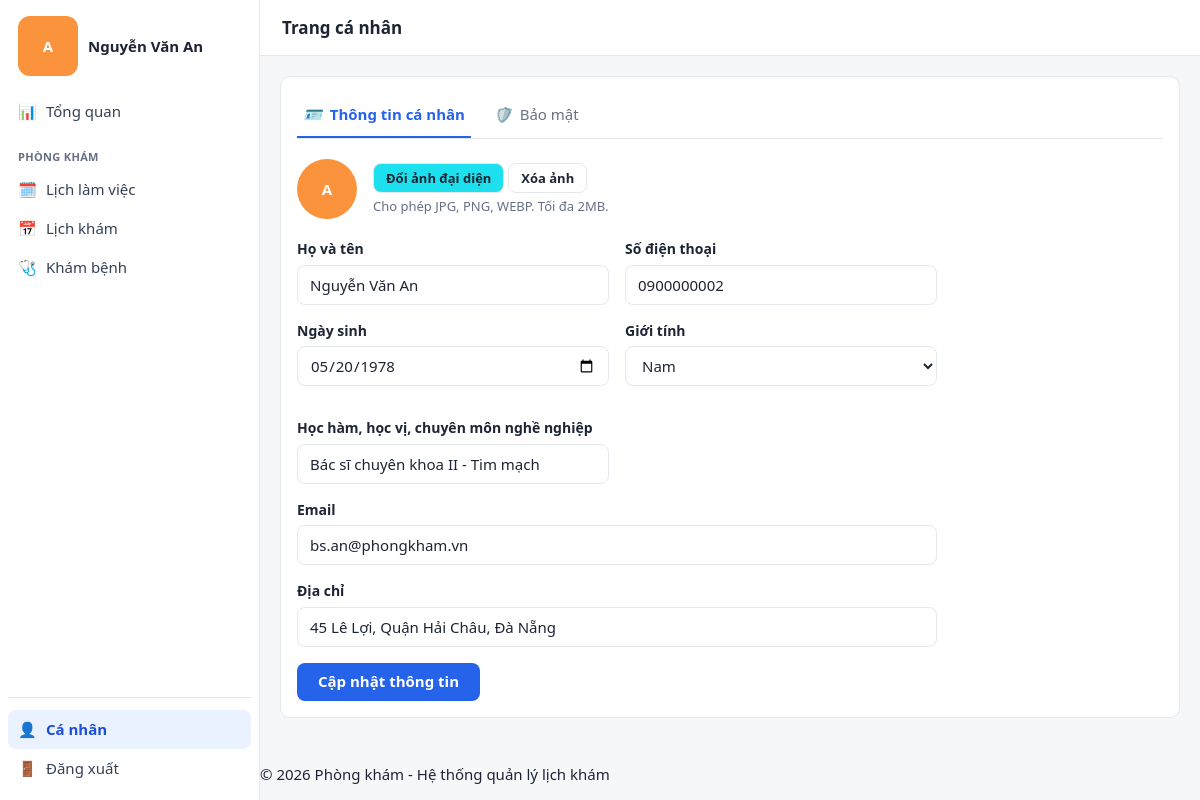
The page /index.php?page=bac-si/ca-nhan (signed in) on the database its author committed.
### tables this page shows
CREATE TABLE BAC_SI (
    manguoidung INT UNSIGNED PRIMARY KEY,
    trinhdo VARCHAR(100) NULL,
    gioithieu TEXT NULL,
    CONSTRAINT fk_bac_si_nguoi_dung
        FOREIGN KEY (manguoidung) REFERENCES NGUOI_DUNG (manguoidung)
        ON UPDATE CASCADE ON DELETE RESTRICT
);

CREATE TABLE NGUOI_DUNG (
    manguoidung INT UNSIGNED AUTO_INCREMENT PRIMARY KEY,
    mavaitro TINYINT UNSIGNED NOT NULL,
    hoten VARCHAR(100) NOT NULL,
    sdt VARCHAR(15) NOT NULL UNIQUE,
    email VARCHAR(100) NULL UNIQUE,
    matkhau VARCHAR(255) NOT NULL,
    ngaysinh DATE NULL,
    gioitinh ENUM('nam', 'nu') NULL DEFAULT NULL,
    diachi VARCHAR(255) NULL,
    ngaytao DATETIME NOT NULL DEFAULT CURRENT_TIMESTAMP,
    trangthai ENUM('hoat_dong', 'bi_khoa') NOT NULL DEFAULT 'hoat_dong',
    cccd VARCHAR(20) NULL UNIQUE,
    dantoc VARCHAR(15) NULL,
    bhyt VARCHAR(20) NULL UNIQUE,
    anhdaidien VARCHAR(255) NULL,
    CONSTRAINT fk_nguoi_dung_vai_tro
        FOREIGN KEY (mavaitro) REFERENCES VAI_TRO (mavaitro)
        ON UPDATE CASCADE ON DELETE RESTRICT
);

### app/Helpers/session.php (called while the page is built, shortened)
<?php
if (!function_exists('ma_nguoi_dung_hien_tai')) {
    function ma_nguoi_dung_hien_tai(): int
    {
        return (int) ($_SESSION[SS_MA_NGUOI_DUNG] ?? 0);
    }
}
if (!function_exists('ho_ten_hien_tai')) {
    function ho_ten_hien_tai(): string
    {
        return (string) ($_SESSION[SS_HO_TEN] ?? '');
    }
}

### app/Helpers/db.php (called while the page is built, shortened)
<?php
if (!function_exists('truy_van')) {
    function truy_van(mysqli $conn, string $sql, string $kieu = '', array $thamSo = []): array
    {
        $stmt = $conn->prepare($sql);
        if ($thamSo !== []) {
            $stmt->bind_param($kieu, ...$thamSo);
        }
        $stmt->execute();
        $ketQua = $stmt->get_result()->fetch_all(MYSQLI_ASSOC);
        return $ketQua;
    }
}
if (!function_exists('truy_van_mot')) {
    function truy_van_mot(mysqli $conn, string $sql, string $kieu = '', array $thamSo = []): ?array
    {
        $rows = truy_van($conn, $sql, $kieu, $thamSo);
        return $rows[0] ?? null;
    }
}

### app/Models/nguoi_dung.php (called while the page is built, shortened)
<?php
function nguoi_dung_lay_anh($conn, $manguoidung)
{
    $r = truy_van_mot($conn, "SELECT anhdaidien FROM NGUOI_DUNG WHERE manguoidung = ?", 'i', [$manguoidung]);
    return $r['anhdaidien'] ?? null;
}

### app/Helpers/utils.php (called while the page is built, shortened)
<?php
if (!function_exists('h')) {
    function h($s): string
    {
        return htmlspecialchars((string) $s, ENT_QUOTES, 'UTF-8');
    }
}

### app/Controllers/BacSi/ca_nhan.php (called while the page is built, shortened)
<?php
require_once __DIR__ . '/../../Helpers/utils.php';
require_once __DIR__ . '/../../Helpers/avatar.php';
require_once __DIR__ . '/../../Models/ca_nhan.php';
function bac_si_ca_nhan($conn): array
{
    $maNd = ma_nguoi_dung_hien_tai();
    return [
        'thong_tin' => ca_nhan_lay_thong_tin($conn, $maNd) ?? [],
        'ma' => $maNd,
    ];
}

### app/Models/ca_nhan.php (called while the page is built, shortened)
<?php
function ca_nhan_lay_thong_tin($conn, int $maNguoiDung): ?array
{
    return truy_van_mot(
        $conn,
        "SELECT nd.hoten, nd.ngaysinh, nd.gioitinh, bs.trinhdo, bs.gioithieu,
                nd.sdt, nd.email, nd.diachi, nd.anhdaidien
         FROM NGUOI_DUNG nd
         JOIN BAC_SI bs ON nd.manguoidung = bs.manguoidung
         WHERE nd.manguoidung = ?",
        'i',
        [$maNguoiDung]
    );
}

### app/Views/bac-si/canhan.php (the view, shortened to what this page needs)
<?php
$tt = $viewData['thong_tin'] ?? [];
$gt = $tt['gioitinh'] ?? '';
?>
<main>
  <header class="top">
    <h1>Trang cá nhân</h1>
  </header>
  <div class="noidung">
    <div class="khung">
      <div class="tab-header" role="tablist">
        <button type="button" class="tab-nut on" role="tab" id="tab-1" aria-controls="tab-tt"
          aria-selected="true"><i>🪪</i>Thông tin cá nhân</button>
        <button type="button" class="tab-nut" role="tab" id="tab-2" aria-controls="tab-bm" aria-selected="false"
          tabindex="-1"><i>🛡️</i>Bảo mật</button>
      </div>
      <div id="tab-tt" class="tab-noi-dung on" role="tabpanel" aria-labelledby="tab-1">
        <form class="form-ca-nhan" id="form-thong-tin">
          <div class="anh-dai-dien">
            <?= html_avatar($tt["anhdaidien"] ?? null, (string)($tt["hoten"] ?? "")) ?>
            <div>
              <button type="button" class="btn vien nho avt" id="btn-doi-anh">Đổi ảnh đại diện</button>
              <button type="button" class="btn vien nho" id="btn-xoa-anh">Xóa ảnh</button>
              <p class="goiy" style="margin: 4px 0 0;">Cho phép JPG, PNG, WEBP. Tối đa 2MB.</p>
            </div>
          </div>
          <div class="hang-doi">
            <div class="nhom-truong">
              <label for="f-ten">Họ và tên</label>
              <input type="text" id="f-ten" name="ten" maxlength="100"
                value="<?= h($tt['hoten'] ?? '') ?>" required />
            </div>
            <div class="nhom-truong">
              <label for="f-sdt">Số điện thoại</label>
              <input type="tel" id="f-sdt" name="sdt" maxlength="11" inputmode="numeric"
                pattern="0[0-9]{9,10}" title="10–11 chữ số, bắt đầu bằng 0"
                value="<?= h($tt['sdt'] ?? '') ?>" required />
            </div>
          </div>
          <div class="hang-doi">
            <div class="nhom-truong">
              <label for="f-ngaysinh">Ngày sinh</label>
              <input type="date" id="f-ngaysinh" name="ngay_sinh" min="1900-01-01"
                max="<?= date('Y-m-d') ?>" value="<?= h($tt['ngaysinh'] ?? '') ?>" required />
            </div>
            <div class="nhom-truong">
              <label for="f-gioitinh">Giới tính</label>
              <select id="f-gioitinh" name="gioi_tinh" required>
                <option value="nam" <?= $gt === 'nam' ? 'selected' : '' ?>>Nam</option>
              </select>
            </div>
            <div class="nhom-truong">
              <label for="f-trinhdo">Học hàm, học vị, chuyên môn nghề nghiệp</label>
              <input type="text" id="f-trinhdo" name="trinh_do" maxlength="100"
                value="<?= h($tt['trinhdo'] ?? '') ?>" required />
            </div>
          </div>
          <div class="nhom-truong">
            <label for="f-email">Email</label>
            <input type="email" id="f-email" name="email" maxlength="100"
              value="<?= h($tt['email'] ?? '') ?>" required />
          </div>
          <div class="nhom-truong">
            <label for="f-diachi">Địa chỉ</label>
            <input type="text" id="f-diachi" name="dia_chi" maxlength="255"
              value="<?= h($tt['diachi'] ?? '') ?>" required />
          </div>
          <button class="btn xanh" type="submit">Cập nhật thông tin</button>
        </form>
      </div>
    </div>
  </div>

### app/Views/bac-si/layout/header.php (shortened to what this page needs)
<!doctype html>
<html lang="vi">
<head>
  <link rel="stylesheet" href="assets/css/bac-si/doctor.css" />
  <link rel="stylesheet" href="https://cdnjs.cloudflare.com/ajax/libs/font-awesome/6.7.2/css/all.min.css" />
</head>
<body>
  <div class="app">

### index.php (shortened to what this page needs)
<?php
require_once __DIR__ . '/config/database.php';
require_once __DIR__ . '/app/Helpers/utils.php';
require_once __DIR__ . '/app/Helpers/ajax.php';
require_once __DIR__ . '/app/Helpers/session.php';
require_once __DIR__ . '/app/Helpers/db.php';
require_once __DIR__ . '/app/Models/nguoi_dung.php';
$danhSachTrang = require __DIR__ . '/config/routes.php';
$trang = (string) ($_GET['page'] ?? 'trang-chu');
$cauHinh = $danhSachTrang[$trang];
$ham = $cauHinh['ham'];
$viewData = $ham($conn);
$viewFile = __DIR__ . '/app/Views/' . $cauHinh['view'];
$khung = $cauHinh['khung'];
$thuMucKhung = __DIR__ . '/app/Views/' . $khung . '/layout/';
require $thuMucKhung . 'header.php';
if (is_file($thuMucKhung . 'sidebar.php')) {
    require $thuMucKhung . 'sidebar.php';
}
require $viewFile;
require $thuMucKhung . 'footer.php';

### app/Views/bac-si/layout/sidebar.php
<?php
$hoTen = ho_ten_hien_tai() !== '' ? ho_ten_hien_tai() : 'Bác sĩ';
$maNd = ma_nguoi_dung_hien_tai();
$trangHienTai = $trang ?? 'bac-si/tong-quan';
if (!function_exists('lop_muc')) {
  function lop_muc($cacTrang): string
  {
    global $trangHienTai;
    return in_array($trangHienTai, (array) $cacTrang, true) ? 'muc on' : 'muc';
  }
}
?>
<aside class="side">
  <div>
    <div class="user">
      <?= html_avatar(nguoi_dung_lay_anh($conn, $maNd), $hoTen, 'av-lon-home av-lon') ?>
      <span class="ten" data-ten><?= h($hoTen) ?></span>
    </div>
    <nav>
      <a class="<?= lop_muc('bac-si/tong-quan') ?>" href="index.php?page=bac-si/tong-quan"><i>📊</i>Tổng quan</a>
      <div class="nhom">PHÒNG KHÁM</div>
      <a class="<?= lop_muc('bac-si/lich-lam-viec') ?>" href="index.php?page=bac-si/lich-lam-viec"><i>🗓️</i>Lịch làm việc</a>
      <a class="<?= lop_muc('bac-si/lich-kham') ?>" href="index.php?page=bac-si/lich-kham"><i>📅</i>Lịch khám</a>
      <a class="<?= lop_muc('bac-si/kham-benh') ?>" href="index.php?page=bac-si/kham-benh"><i>🩺</i>Khám bệnh</a>
    </nav>
  </div>
  <div class="thoat">
    <a class="<?= lop_muc('bac-si/ca-nhan') ?>" href="index.php?page=bac-si/ca-nhan"><i>👤</i>Cá nhân</a>
    <a class="muc" href="index.php?page=dang-xuat"><i>🚪</i>Đăng xuất</a>
  </div>
</aside>

### app/Helpers/avatar.php (shortened to what this page needs)
<?php
require_once __DIR__ . '/utils.php';
if (!function_exists('chu_cai_viet_tat')) {
    function chu_cai_viet_tat(string $hoTen): string
    {
        $tu = preg_split('/\s+/u', trim($hoTen), -1, PREG_SPLIT_NO_EMPTY);
        return mb_strtoupper(mb_substr(end($tu), 0, 1, 'UTF-8'), 'UTF-8');
    }
}
if (!function_exists('lay_anh_dai_dien')) {
    function lay_anh_dai_dien(?string $duongDan): ?string
    {
        static $boNho = [];
        $duongDan = (string) $duongDan;
        if (array_key_exists($duongDan, $boNho)) {
            return $boNho[$duongDan];
        }
        if ($duongDan === '') {
            return $boNho[$duongDan] = null;
        }
        $tep = dirname(__DIR__, 2) . '/' . ltrim($duongDan, '/');
        return $boNho[$duongDan] = $duongDan . '?v=' . filemtime($tep);
    }
}
if (!function_exists('html_avatar')) {
    function html_avatar(?string $duongDanAnh, string $hoTen, string $lop = 'av-lon'): string
    {
        $anh = lay_anh_dai_dien($duongDanAnh);
        $chu = chu_cai_viet_tat($hoTen);
        $style = $anh
            ? ' style="background-image:url(\'' . h($anh) . '\');background-size:cover;background-position:center"'
            : '';
        return '<div class="' . h($lop) . '" data-anh="' . h((string) $anh) . '" data-chu="' . h($chu) . '"'
            . $style . '>' . ($anh ? '' : h($chu)) . '</div>';
    }
}

### app/Views/bac-si/layout/footer.php (shortened to what this page needs)
      <footer class="chantrang">
        <p>&copy; 2026 Phòng khám - Hệ thống quản lý lịch khám</p>
      </footer>
    </main>
  </div>
</body>
</html>

### assets/css/bac-si/doctor.css (style rules this page uses)
:root { --nen: #f6f7f9; --the: #fff; --vien: #e4e7ec; --chu: #1d2433; --mo: #667085; --xanh: #2563eb; --xanh-nhat: #eaf1ff; --hover: #f2f4f7; --nen-bang: #f9fafb; }
* { box-sizing: border-box; }
html { color-scheme: light; }
body { min-width: 800px; overflow-x: auto; margin: 0; background: var(--nen); color: var(--chu); font: 14px/1.4 system-ui, "Segoe UI", Roboto, sans-serif; }
a { color: inherit; text-decoration: none; }
h1 { font-size: 18px; }
.app { display: grid; grid-template-columns: 253px 1fr; height: 100vh; }
.side { display: flex; flex-direction: column; height: 100vh; padding: 12px 6px; overflow-y: auto; background: var(--the); border-right: 1px solid var(--vien); }
.user { display: flex; align-items: center; gap: 8px; padding: 4px 8px 16px; font-weight: 600; }
.av-lon-home, .anh-dai-dien .av-lon { width: 56px; height: 56px; display: grid; place-items: center; background: #fb923c; color: #fff; font-weight: 700; }
.av-lon-home { flex: none; border-radius: 12px; }
.nhom { margin: 18px 8px 6px; font-size: 11px; font-weight: 600; letter-spacing: 0.03em; color: var(--mo); }
.muc { display: flex; align-items: center; gap: 10px; padding: 8px; border-radius: 8px; color: #344054; }
.muc i { width: 16px; font-style: normal; text-align: center; }
.muc.on { background: var(--xanh-nhat); color: #1d4ed8; font-weight: 600; }
.thoat { margin-top: auto; padding-top: 12px; border-top: 1px solid var(--vien); }
main { display: flex; flex-direction: column; min-width: 0; height: 100vh; }
.top { display: flex; align-items: center; height: 54px; padding: 0 20px; background: var(--the); border-bottom: 1px solid var(--vien); }
.top h1 { margin: 0; font-size: 16px; font-weight: 600; }
.noidung { flex: 1; padding: 20px; overflow: auto; }
.khung { margin-bottom: 16px; padding: 14px; background: var(--the); border: 1px solid var(--vien); border-radius: 10px; }
.goiy { margin: 0 0 10px; font-size: 13px; color: var(--mo); }
.btn { display: inline-flex; align-items: center; height: 36px; padding: 0 18px; border: 1px solid transparent; border-radius: 8px; font: inherit; font-weight: 600; cursor: pointer; }
.btn.xanh { background: var(--xanh); color: #fff; }
.btn.vien { background: var(--the); border-color: var(--vien); color: var(--chu); }
.btn.avt { background: rgb(28, 224, 238); }
.btn.nho { height: 28px; padding: 0 10px; font-size: 12px; }
.tab-header { display: flex; gap: 16px; margin-bottom: 20px; border-bottom: 1px solid var(--vien); }
.tab-nut { display: flex; align-items: center; gap: 8px; padding: 10px 4px; background: none; border: 0; border-bottom: 2px solid transparent; color: var(--mo); font: inherit; font-weight: 500; cursor: pointer; }
.tab-nut.on { color: var(--xanh); border-bottom-color: var(--xanh); font-weight: 600; }
.tab-noi-dung { display: none; }
.tab-noi-dung.on { display: block; }
.form-ca-nhan { max-width: 600px; }
.hang-doi { display: grid; grid-template-columns: 1fr 1fr; gap: 16px; }
.nhom-truong { margin-bottom: 16px; }
.nhom-truong label { display: block; margin-bottom: 6px; font-size: 13px; font-weight: 600; }
.nhom-truong input, .nhom-truong select { width: 100%; height: 38px; padding: 0 12px; background: var(--the); border: 1px solid var(--vien); border-radius: 8px; color: var(--chu); font: inherit; outline: none; }
.anh-dai-dien { display: flex; align-items: center; gap: 16px; margin-bottom: 20px; }
.anh-dai-dien .av-lon { border-radius: 50%; }
body { font-size: 15px; }
h1 { font-size: 19px; }
.app { grid-template-columns: 260px 1fr; }
.side { padding: 12px 8px; }
.user { gap: 10px; padding: 4px 10px 16px; }
.av-lon-home, .anh-dai-dien .av-lon { width: 60px; height: 60px; }
.nhom { margin: 18px 10px 6px; font-size: 11px; }
.muc { gap: 10px; padding: 9px 10px; }
.muc i { width: 18px; }
.top { height: 56px; padding: 0 22px; }
.top h1 { font-size: 17px; }
.noidung { padding: 20px; }
.khung { padding: 16px; margin-bottom: 18px; }
.goiy { font-size: 13px; }
.btn { height: 38px; padding: 0 20px; }
.btn.nho { height: 30px; padding: 0 12px; font-size: 13px; }
.nhom-truong label { font-size: 14px; }
.nhom-truong input, .nhom-truong select { height: 40px; }
.tab-nut { padding: 11px 6px; }
.form-ca-nhan { max-width: 640px; }

### rows shown on the page
bac_si: manguoidung.hoten "A", ten "Nguyễn Văn An", sdt "0900000002", ngay_sinh "05/20/1978", trinh_do "Bác sĩ chuyên khoa II - Tim mạch", email "bs.an@phongkham.vn", dia_chi "45 Lê Lợi, Quận Hải Châu, Đà Nẵng"
nguoi_dung: gioi_tinh "Nam"

### other values the page prints
$chu "A"
$hoTen "Nguyễn Văn An"
